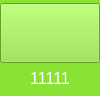
<?xml version="1.0" encoding="UTF-8"?>
<ui version="4.0">
 <class>flickerItem</class>
 <widget class="QWidget" name="flickerItem">
  <property name="geometry">
   <rect>
    <x>0</x>
    <y>0</y>
    <width>100</width>
    <height>96</height>
   </rect>
  </property>
  <property name="maximumSize">
   <size>
    <width>100</width>
    <height>16777215</height>
   </size>
  </property>
  <property name="windowTitle">
   <string>Form</string>
  </property>
  <property name="styleSheet">
   <string notr="true">background-color: rgb(138, 226, 52);</string>
  </property>
  <layout class="QVBoxLayout" name="verticalLayout" stretch="0,0">
   <property name="spacing">
    <number>0</number>
   </property>
   <property name="leftMargin">
    <number>0</number>
   </property>
   <property name="topMargin">
    <number>0</number>
   </property>
   <property name="rightMargin">
    <number>0</number>
   </property>
   <property name="bottomMargin">
    <number>0</number>
   </property>
   <item>
    <widget class="QPushButton" name="pushButton">
     <property name="minimumSize">
      <size>
       <width>0</width>
       <height>45</height>
      </size>
     </property>
     <property name="maximumSize">
      <size>
       <width>16777215</width>
       <height>60</height>
      </size>
     </property>
     <property name="focusPolicy">
      <enum>Qt::NoFocus</enum>
     </property>
     <property name="text">
      <string/>
     </property>
     <property name="icon">
      <iconset resource="../../resource/image/image.qrc">
       <normaloff>:/image/icon_ths.png</normaloff>:/image/icon_ths.png</iconset>
     </property>
     <property name="iconSize">
      <size>
       <width>40</width>
       <height>40</height>
      </size>
     </property>
    </widget>
   </item>
   <item>
    <widget class="QLabel" name="lblstr">
     <property name="minimumSize">
      <size>
       <width>0</width>
       <height>25</height>
      </size>
     </property>
     <property name="maximumSize">
      <size>
       <width>16777215</width>
       <height>25</height>
      </size>
     </property>
     <property name="font">
      <font>
       <pointsize>12</pointsize>
      </font>
     </property>
     <property name="styleSheet">
      <string notr="true">color: rgb(255, 255, 255);</string>
     </property>
     <property name="text">
      <string>11111</string>
     </property>
     <property name="alignment">
      <set>Qt::AlignCenter</set>
     </property>
    </widget>
   </item>
  </layout>
 </widget>
 <resources>
  <include location="../../resource/image/image.qrc"/>
 </resources>
 <connections/>
</ui>
